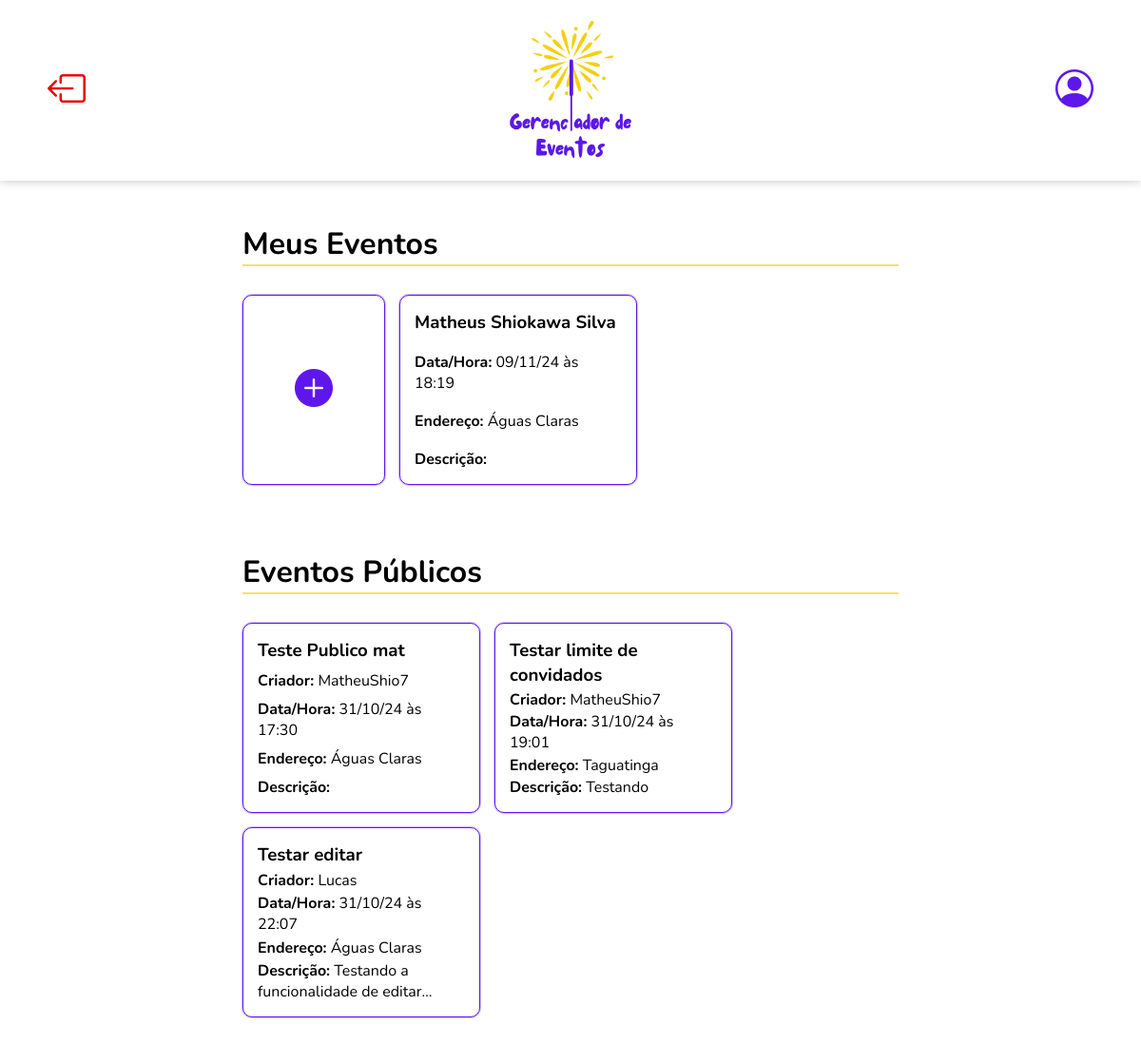
Screenshot of /usuarios/principal/ (signed in) with the database file from the repository.
### eventos/models.py (models this page shows)
class Evento(models.Model):
    nome = models.CharField(max_length=100)
    data_hora = models.DateTimeField()
    endereco = models.CharField(max_length=255)
    descricao = models.TextField(blank=True, null=True)
    limite_convidados = models.PositiveIntegerField()
    visibilidade = models.CharField(max_length=7, choices=[('publico', 'Público'), ('privado', 'Privado')])
    criador = models.ForeignKey(Usuario, on_delete=models.CASCADE)
    convidados = models.ManyToManyField(Usuario, related_name='eventos_inscritos', blank=True)

### usuarios/models.py (models this page shows)
class Usuario(AbstractUser):
    data_nascimento = models.DateField(null=True, blank=True)
    sexo = models.CharField(max_length=1, choices=[('M', 'Masculino'), ('F', 'Feminino')])

### usuarios/views.py (the view)
# urls.py: path('principal/', views.pagina_principal, name='pagina_principal'),
@login_required
def pagina_principal(request):
    eventos_usuario = Evento.objects.filter(
        Q(criador=request.user) | Q(convidados=request.user)
    ).distinct()
    eventos_publicos = Evento.objects.filter(visibilidade='publico').exclude(
        Q(convidados=request.user) | Q(criador=request.user)
    )
    context = {
        'eventos_usuario': eventos_usuario,  # Meus eventos (criados ou inscritos)
        'eventos_publicos': eventos_publicos,  # Eventos públicos (não inscritos)
    }
    return render(request, 'usuarios/pagina_principal.html', context)

### usuarios/templates/usuarios/pagina_principal.html (shortened to what this page needs)
<!DOCTYPE html>
<html lang="pt-br">
<head>
    <link rel="stylesheet" href="https://cdn.jsdelivr.net/npm/bootstrap-icons/font/bootstrap-icons.css">
    {% load static %}
    <link rel="stylesheet" href="{% static 'setup/estilo_padrao.css' %}">
    <link rel="stylesheet" href="{% static 'css/pagina_principal.css' %}">
</head>
<body>
    <header>
        <a href="{% url 'home' %}" class="btn-logout">
            <i class="bi bi-box-arrow-left"></i>
        </a>
        <img src="{% static 'images/event-manager.png' %}" alt="Logo Gerenciador de Eventos">
        <a href="{% url 'perfil_usuario' %}" class="btn-perfil">
            <i class="bi bi-person-circle"></i>
        </a>
    </header>
    <div class="section">
        <h1>Meus Eventos</h1>
        <hr class="hr-eventos">
        <div class="meus-eventos">
            <a href="{% url 'criar_evento' %}" class="create-event-btn">
                <i class="bi bi-plus-circle-fill"></i>
            </a>
            {% for evento in eventos_usuario %}
                <a href="{% url 'detalhes_evento' evento.id %}" class="event-card-link">
                    <div class="event-card">
                        <h3>{{ evento.nome }}</h3>
                        <p><strong>Data/Hora:</strong> {{ evento.data_hora|date:"d/m/y \à\s H:i" }}</p>
                        <p><strong>Endereço:</strong> {{ evento.endereco }}</p>
                        <p class="descricao"><strong>Descrição:</strong> {{ evento.descricao }}</p>
                    </div>
                </a>
            {% endfor %}
        </div>
    </div>
    <div class="section eventos-publicos-section">
        <h1>Eventos Públicos</h1>
        <hr class="hr-eventos">
        <div class="eventos-publicos">
            {% if eventos_publicos %}
                {% for evento in eventos_publicos %}
                    <a href="{% url 'detalhes_evento' evento.id %}" class="event-card-link">
                        <div class="event-card">
                            <h3>{{ evento.nome }}</h3>
                            <p><strong>Criador:</strong> {{ evento.criador.username }}</p>
                            <p><strong>Data/Hora:</strong> {{ evento.data_hora|date:"d/m/y \à\s H:i" }}</p>
                            <p><strong>Endereço:</strong> {{ evento.endereco }}</p>
                            <p class="descricao"><strong>Descrição:</strong> {{ evento.descricao }}</p>
                        </div>
                    </a>
                {% endfor %}
            {% else %}
                <p>Atualmente não há eventos públicos disponíveis.</p>
            {% endif %}
        </div>
    </div>
</body>
</html>

### setup/static/setup/estilo_padrao.css (style rules this page uses)
:root { --roxo: #5E17EB; --roxo-hover: #6f27ff; --amarelo: #f6d30ba9; }
* { margin: 0; padding: 0; box-sizing: border-box; }
body { font-family: 'Nunito', sans-serif; }
.hr-eventos { margin-bottom: 30px; border: 1px solid var(--amarelo); }

### usuarios/static/css/pagina_principal.css (style rules this page uses)
header { display: flex; justify-content: center; align-items: center; position: relative; padding: 20px; margin-bottom: 30px; box-shadow: 0 0 10px rgba(0, 0, 0, 0.250); }
.btn-logout { position: absolute; left: 50px; color: rgb(230, 0, 0); font-size: 24px; text-decoration: none; transition: 0.3s; }
header img { display: block; width: 150px; margin: auto; }
.btn-perfil { position: absolute; right: 50px; color: var(--roxo); font-size: 24px; text-decoration: none; transition: 0.3s; }
i { font-size: 40px; }
.section { width: 60%; margin: auto; margin-bottom: 40px; padding: 15px; }
.meus-eventos, .eventos-publicos { display: flex; flex-wrap: wrap; gap: 15px; }
.create-event-btn { display: flex; align-items: center; justify-content: center; width: 150px; height: 200px; color: var(--roxo); border: 1px solid var(--roxo); border-radius: 10px; box-shadow: 0 0 2px var(--roxo); transition: 0.3s; }
.create-event-btn i { font-size: 40px; }
.event-card-link { text-decoration: none; color: black; transition: 0.3s; }
.meus-eventos .event-card, .eventos-publicos .event-card { width: 250px; height: 200px; padding: 15px; box-shadow: 0 0 2px var(--roxo); border: 1px solid var(--roxo); border-radius: 10px; display: flex; flex-direction: column; justify-content: space-between; overflow: hidden; }
.event-card p.descricao { display: -webkit-box; -webkit-line-clamp: 2; -webkit-box-orient: vertical; overflow: hidden; text-overflow: ellipsis; white-space: normal; }

### rows the page displays
Evento: nome "Matheus Shiokawa Silva", data_hora "09/11/24 às 18:19", endereco "Águas Claras"
Evento: nome "Teste Publico mat", criador.username "MatheuShio7", data_hora "31/10/24 às 17:30", endereco "Águas Claras"
Evento: nome "Testar limite de convidados", criador.username "MatheuShio7", data_hora "31/10/24 às 19:01", endereco "Taguatinga", descricao "Testando"
Evento: nome "Testar editar", criador.username "Lucas", data_hora "31/10/24 às 22:07", endereco "Águas Claras", descricao "Testando a funcionalidade de…"
